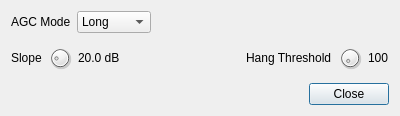
<?xml version="1.0" encoding="UTF-8"?>
<ui version="4.0">
 <class>WDSPRxAGCDialog</class>
 <widget class="QDialog" name="WDSPRxAGCDialog">
  <property name="geometry">
   <rect>
    <x>0</x>
    <y>0</y>
    <width>400</width>
    <height>116</height>
   </rect>
  </property>
  <property name="windowTitle">
   <string>AGC</string>
  </property>
  <layout class="QVBoxLayout" name="verticalLayout">
   <item>
    <layout class="QHBoxLayout" name="agcModeSetup">
     <item>
      <widget class="QLabel" name="agcModeLabel">
       <property name="text">
        <string>AGC Mode</string>
       </property>
      </widget>
     </item>
     <item>
      <widget class="QComboBox" name="agcMode">
       <property name="toolTip">
        <string>AGC Mode</string>
       </property>
       <item>
        <property name="text">
         <string>Long</string>
        </property>
       </item>
       <item>
        <property name="text">
         <string>Slow</string>
        </property>
       </item>
       <item>
        <property name="text">
         <string>Medium</string>
        </property>
       </item>
       <item>
        <property name="text">
         <string>Fast</string>
        </property>
       </item>
      </widget>
     </item>
     <item>
      <spacer name="horizontalSpacer">
       <property name="orientation">
        <enum>Qt::Horizontal</enum>
       </property>
       <property name="sizeHint" stdset="0">
        <size>
         <width>40</width>
         <height>20</height>
        </size>
       </property>
      </spacer>
     </item>
    </layout>
   </item>
   <item>
    <layout class="QHBoxLayout" name="agcSettings1">
     <item>
      <widget class="QLabel" name="agcSlopeLabel">
       <property name="text">
        <string>Slope</string>
       </property>
      </widget>
     </item>
     <item>
      <widget class="QDial" name="agcSlope">
       <property name="maximumSize">
        <size>
         <width>24</width>
         <height>24</height>
        </size>
       </property>
       <property name="toolTip">
        <string>AGC Slope</string>
       </property>
       <property name="minimum">
        <number>0</number>
       </property>
       <property name="maximum">
        <number>200</number>
       </property>
       <property name="pageStep">
        <number>1</number>
       </property>
       <property name="value">
        <number>35</number>
       </property>
      </widget>
     </item>
     <item>
      <widget class="QLabel" name="agcSlopeText">
       <property name="toolTip">
        <string>AGC Slope value</string>
       </property>
       <property name="text">
        <string>20.0 dB</string>
       </property>
      </widget>
     </item>
     <item>
      <spacer name="horizontalSpacer_2">
       <property name="orientation">
        <enum>Qt::Horizontal</enum>
       </property>
       <property name="sizeHint" stdset="0">
        <size>
         <width>40</width>
         <height>20</height>
        </size>
       </property>
      </spacer>
     </item>
     <item>
      <widget class="QLabel" name="agcHangThresholdLabel">
       <property name="toolTip">
        <string/>
       </property>
       <property name="text">
        <string>Hang Threshold</string>
       </property>
      </widget>
     </item>
     <item>
      <widget class="QDial" name="agcHangThreshold">
       <property name="maximumSize">
        <size>
         <width>24</width>
         <height>24</height>
        </size>
       </property>
       <property name="toolTip">
        <string>Hang Threshold </string>
       </property>
       <property name="minimum">
        <number>0</number>
       </property>
       <property name="maximum">
        <number>100</number>
       </property>
       <property name="singleStep">
        <number>1</number>
       </property>
       <property name="pageStep">
        <number>1</number>
       </property>
       <property name="value">
        <number>0</number>
       </property>
      </widget>
     </item>
     <item>
      <widget class="QLabel" name="agcHangThresholdText">
       <property name="toolTip">
        <string>Hang Threshold value</string>
       </property>
       <property name="text">
        <string>100</string>
       </property>
      </widget>
     </item>
    </layout>
   </item>
   <item>
    <widget class="QDialogButtonBox" name="buttonBox">
     <property name="orientation">
      <enum>Qt::Horizontal</enum>
     </property>
     <property name="standardButtons">
      <set>QDialogButtonBox::Close</set>
     </property>
    </widget>
   </item>
  </layout>
 </widget>
 <resources/>
 <connections>
  <connection>
   <sender>buttonBox</sender>
   <signal>accepted()</signal>
   <receiver>WDSPRxAGCDialog</receiver>
   <slot>accept()</slot>
   <hints>
    <hint type="sourcelabel">
     <x>248</x>
     <y>254</y>
    </hint>
    <hint type="destinationlabel">
     <x>157</x>
     <y>274</y>
    </hint>
   </hints>
  </connection>
  <connection>
   <sender>buttonBox</sender>
   <signal>rejected()</signal>
   <receiver>WDSPRxAGCDialog</receiver>
   <slot>reject()</slot>
   <hints>
    <hint type="sourcelabel">
     <x>316</x>
     <y>260</y>
    </hint>
    <hint type="destinationlabel">
     <x>286</x>
     <y>274</y>
    </hint>
   </hints>
  </connection>
 </connections>
</ui>
